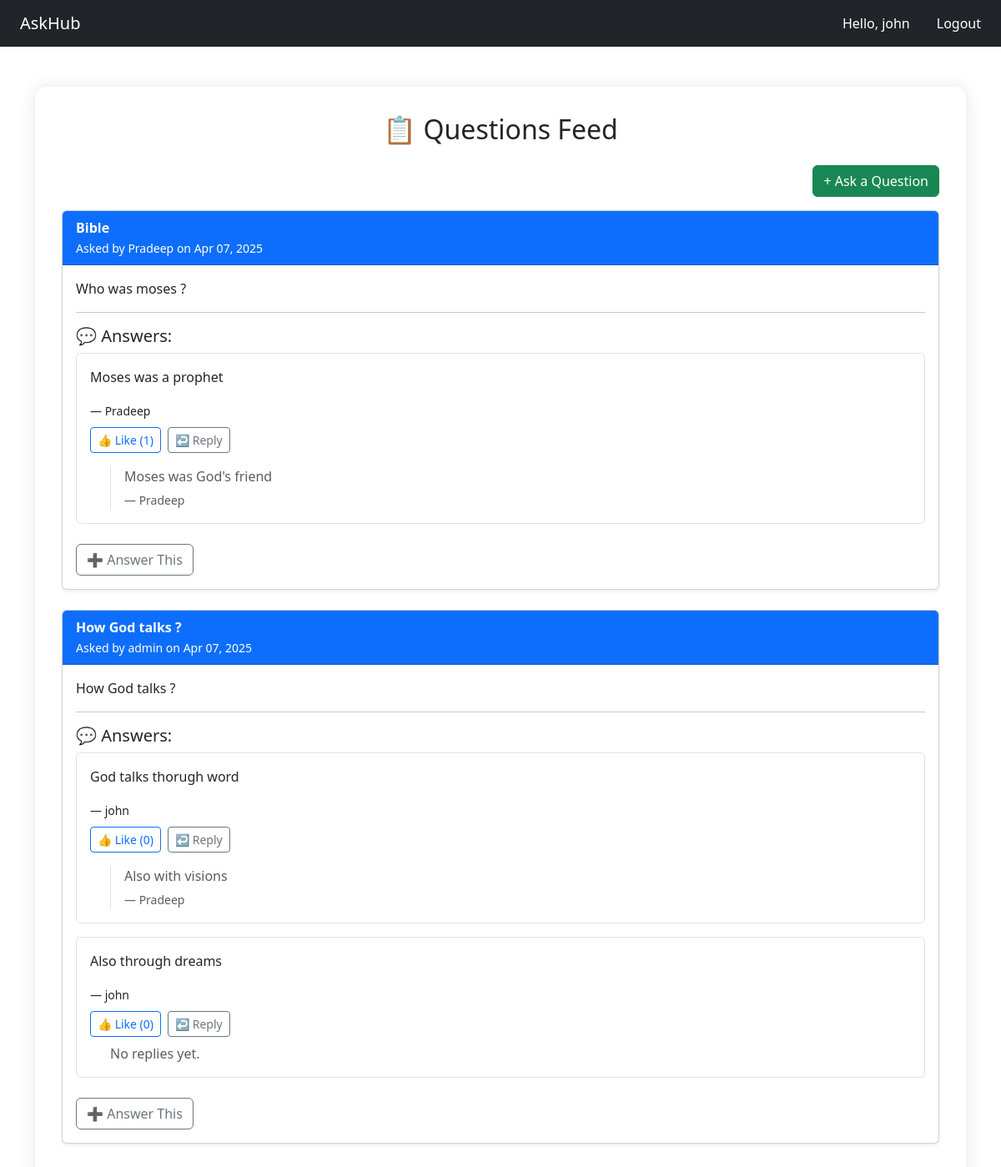
Page /app/dashboard/ (signed in) on the committed database.
### app/models.py (models this page shows, shortened)
class Question(models.Model):
    title = models.CharField(max_length=200)
    description = models.TextField()
    created_by = models.ForeignKey(User, on_delete=models.CASCADE)
    created_at = models.DateTimeField(auto_now_add=True)

class Answer(models.Model):
    question = models.ForeignKey(Question, related_name="answers", on_delete=models.CASCADE)
    content = models.TextField()
    created_by = models.ForeignKey(User, on_delete=models.CASCADE)
    created_at = models.DateTimeField(auto_now_add=True)
    likes = models.ManyToManyField(User, related_name="liked_answers", blank=True)
    def total_likes(self):
        return self.likes.count()

class Reply(models.Model):
    answer = models.ForeignKey(Answer, related_name='replies', on_delete=models.CASCADE)
    content = models.TextField()
    created_by = models.ForeignKey(User, on_delete=models.CASCADE)
    created_at = models.DateTimeField(auto_now_add=True)

### app/views.py (the view)
# urls.py: path('dashboard/', dashboard, name='dashboard'),
@login_required
def dashboard(request):
    questions = Question.objects.all().order_by('-created_at')
    return render(request, 'dashboard.html', {'questions': questions})

### templates/dashboard.html (shortened to what this page needs)
{% extends 'base.html' %}
{% load static %}
{% block content %}
<div class="container dashboard-overlay">
    <h2 class="text-center mb-4">📋 Questions Feed</h2>
    <div class="text-end mb-3">
        <a href="{% url 'add_question' %}" class="btn btn-success">+ Ask a Question</a>
    </div>
    {% for question in questions %}
        <div class="card mb-4 shadow-sm">
            <div class="card-header bg-primary text-white">
                <strong>{{ question.title }}</strong><br>
                <small>Asked by {{ question.created_by.username }} on {{ question.created_at|date:"M d, Y" }}</small>
            </div>
            <div class="card-body">
                <p>{{ question.description }}</p>
                <hr>
                <h5>💬 Answers:</h5>
                {% for answer in question.answers.all %}
                    <div class="border p-3 mb-3 rounded">
                        <p>{{ answer.content }}</p>
                        <small>— {{ answer.created_by.username }}</small>
                        <div class="d-flex align-items-center gap-2 mt-2">
                            <form method="post" action="{% url 'like_answer' answer.id %}">
                                <button class="btn btn-sm btn-outline-primary">👍 Like ({{ answer.total_likes }})</button>
                            </form>
                            <a href="{% url 'add_reply' answer.id %}" class="btn btn-sm btn-outline-secondary">↩️ Reply</a>
                        </div>
                        {% for reply in answer.replies.all %}
                            <div class="mt-3 ms-4 border-start ps-3 text-muted">
                                <p class="mb-1">{{ reply.content }}</p>
                                <small>— {{ reply.created_by.username }}</small>
                            </div>
                        {% empty %}
                            <div class="ms-4 mt-2 text-muted">No replies yet.</div>
                        {% endfor %}
                    </div>
                {% empty %}
                    <p class="text-muted">No answers yet.</p>
                {% endfor %}
                <a href="{% url 'add_answer' question.id %}" class="btn btn-outline-secondary mt-2">➕ Answer This</a>
            </div>
        </div>
    {% empty %}
        <p>No questions found.</p>
    {% endfor %}
</div>
{% endblock %}

### templates/base.html (shortened to what this page needs)
<!DOCTYPE html>
<html>
<head>
    <link href="https://cdn.jsdelivr.net/npm/bootstrap@5.3.3/dist/css/bootstrap.min.css" rel="stylesheet">
</head>
<body>
    <nav class="navbar navbar-expand-lg navbar-dark bg-dark px-4">
        {% if user.is_authenticated %}
            <a class="navbar-brand" href="{% url 'dashboard' %}">AskHub</a>
        {% else %}
            <a class="navbar-brand" href="{% url 'home' %}">AskHub</a>
        {% endif %}
        <div class="ms-auto d-flex align-items-center gap-3">
            {% if user.is_authenticated %}
                <span class="text-white me-3">Hello, {{ user.username }}</span>
                <form method="POST" action="{% url 'logout' %}">
                    <button type="submit" class="btn btn-link nav-link text-white" style="text-decoration: none;">Logout</button>
                </form>
            {% else %}
                <a class="nav-link text-white" href="{% url 'login' %}">Login</a>
                <a class="nav-link text-white ms-2" href="{% url 'register' %}">Register</a>
            {% endif %}
        </div>
    </nav>
    <div class="container mt-5">
        {% block content %}
        {% endblock %}
    </div>
</body>
</html>

### templates/dashboard.html (style rules this page uses)
.dashboard-overlay { background-color: rgba(255, 255, 255, 0.95); padding: 2rem; border-radius: 15px; margin-top: 2rem; box-shadow: 0 0 20px rgba(0,0,0,0.1); }

### rows in the picture
Question: title "Bible", created_by.username "Pradeep", created_at "Apr 07, 2025", description "Who was moses ?"
Answer: content "Moses was a prophet", created_by.username "Pradeep", total_likes "1"
Reply: content "Moses was God's friend", created_by.username "Pradeep"
Question: title "How God talks ?", created_by.username "admin", created_at "Apr 07, 2025", description "How God talks ?"
Answer: content "God talks thorugh word", created_by.username "john", total_likes "0"
Reply: content "Also with visions", created_by.username "Pradeep"
Answer: content "Also through dreams", created_by.username "john", total_likes "0"

### other values in the picture
{{ user.username }} "john"
